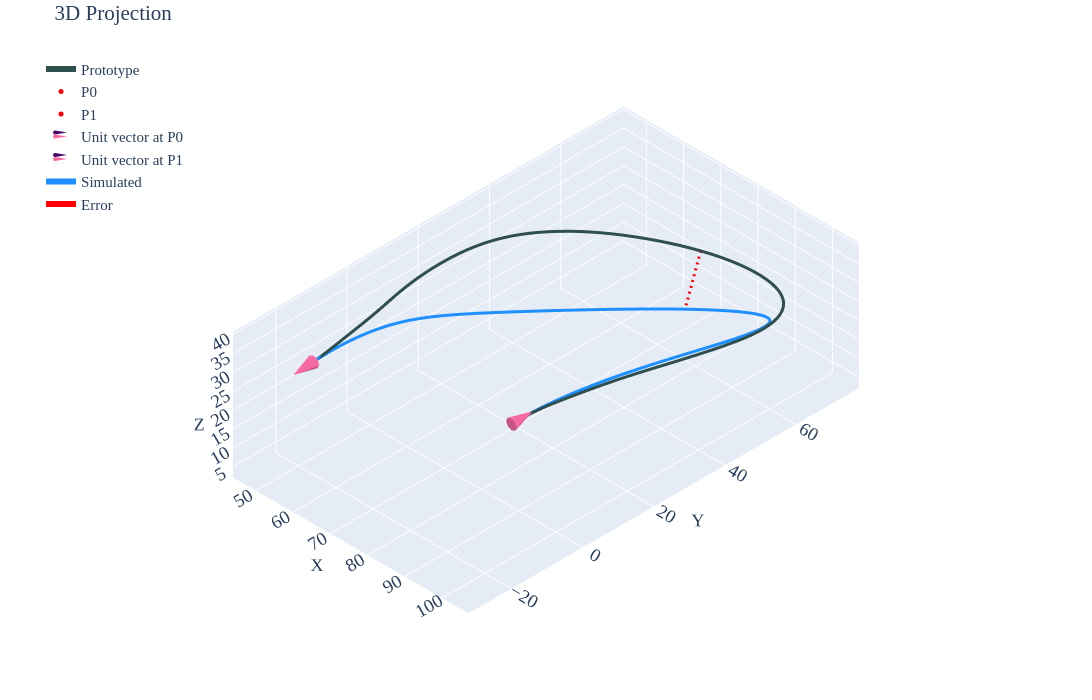

Notebook source saved alongside this figure:
### Code cell
df=pd.read_csv('../data/2810/p1-case3.csv')
prt=df.iloc[10:,2:].reset_index(drop=True)
p0=df.iloc[5,2:].values.astype(float)   
p1=df.iloc[6,2:].values.astype(float)   
u0=df.iloc[8,2:].values.astype(float)*df.iloc[2,1]   
u1=df.iloc[9,2:].values.astype(float)*df.iloc[3,1]   
siml=pd.DataFrame(final_rod_position.T,columns=['X','Y','Z'])
fig=utils.plotter(prt.values,p0,p1,u0,u1,x_label='Prototype',spl1=siml.values,spl1_label='Simulated',cne=6,intr='d') 
a=df.iloc[59,2:] 
b=siml.iloc[50] 
fig.add_trace(go.Scatter3d(x=[a[0],b[0]],y=[a[1],b[1]],z=[a[2],b[2]],mode='lines',name='Error',line=dict(color='red',width=6,dash='longdash'))) 
fig.show()
pio.write_html(fig,'html/p1-case3.html')
siml.to_csv('data/p1-case3.csv',index=False)
